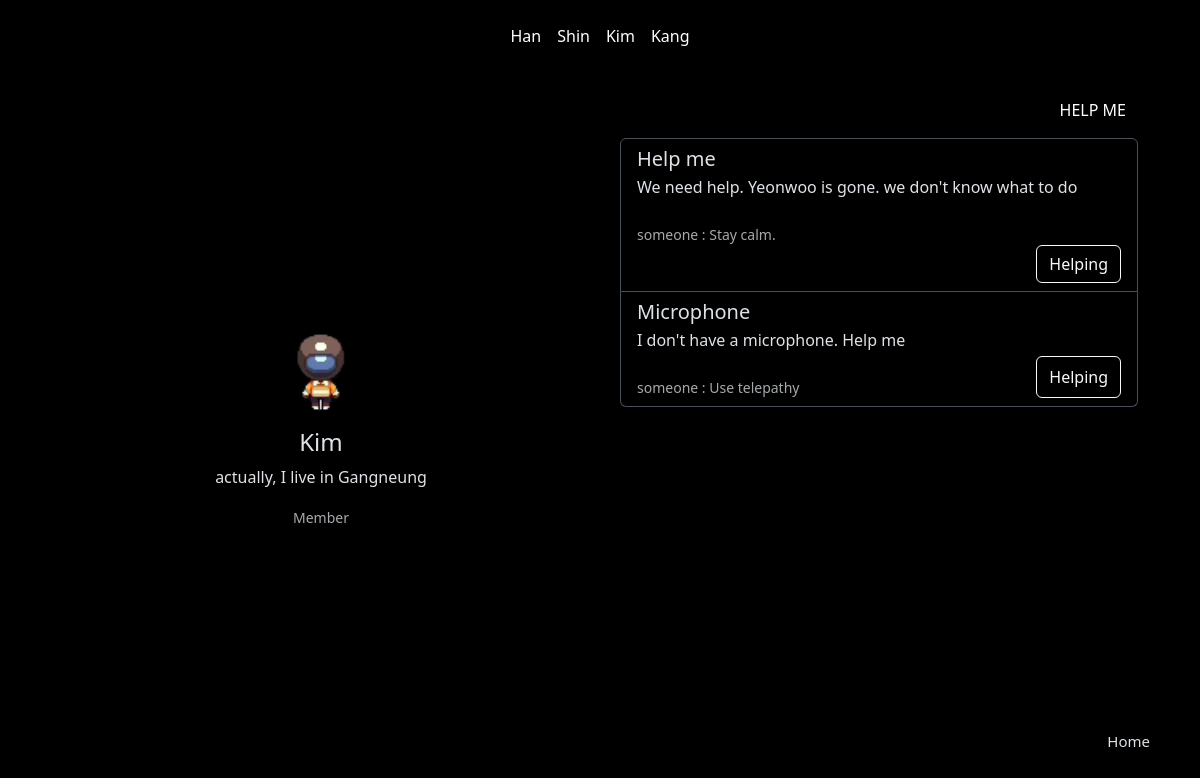
/member2, run on an earlier commit of the app's database.
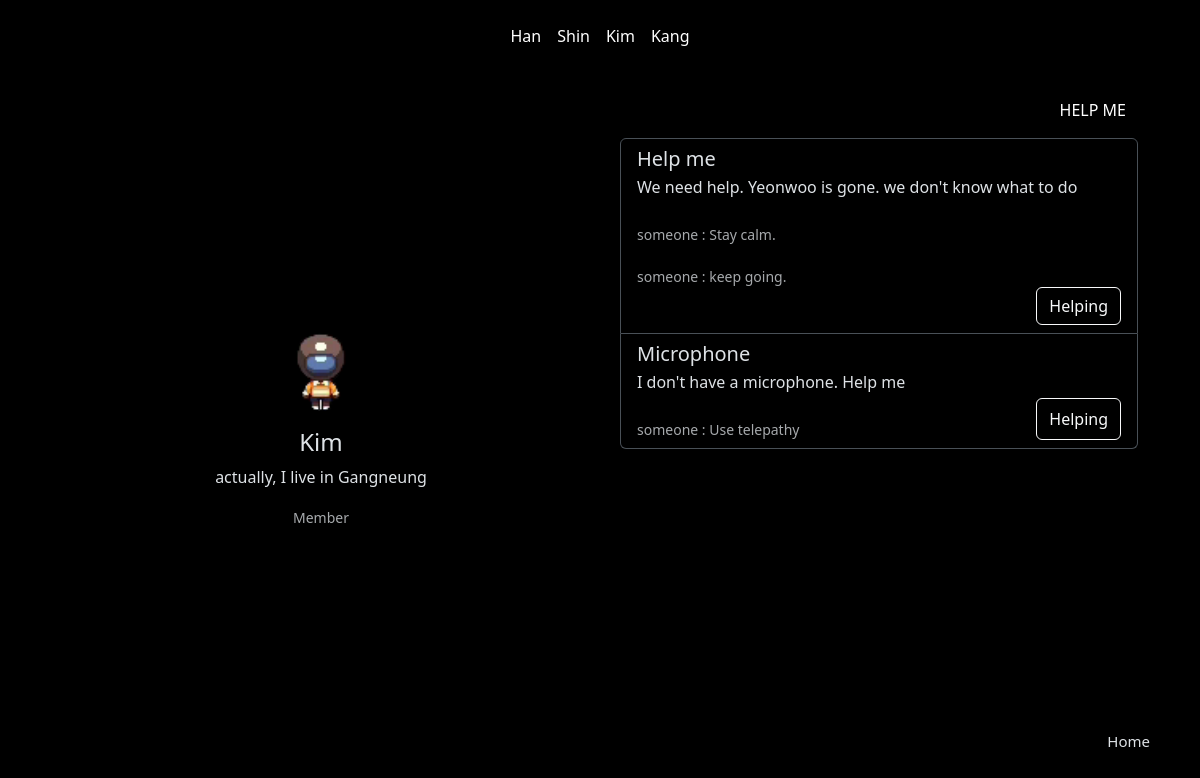
And on a later commit of the database.
### app.py (models this page shows, shortened)
class Help(db.Model):
    listnum = db.Column(db.Integer, primary_key=True)
    title = db.Column(db.String, nullable=False)
    content = db.Column(db.String, nullable=False)
    username = db.Column(db.String, nullable=False)
    answer = db.Column(db.String, nullable=False, default="")

class Answer(db.Model):
    listnum = db.Column(db.Integer, primary_key=True)
    answer = db.Column(db.String, nullable=False)
    hiiam = db.Column(db.String, nullable=False, default="someone") #누군지 안 적고 도움 주면 "someone"이 디폴트값
    username = db.Column(db.String, nullable=False)
    whatlist = db.Column(db.String, nullable=False, default="")

### app.py (the view)
@app.route("/member2")
def member2():
    name = "Kim"
    profile = "actually, I live in Gangneung"
    tag = "Member"
    help_list = Help.query.filter_by(username="member2").all()
    answer_list = Answer.query.filter_by(username="member2").all()
    context = {
        "name": name,
        "profile": profile,
        "tag": tag
    }
    return render_template("member2.html", data=context, dowajo=help_list, doum=answer_list)

### templates/member2.html (shortened to what this page needs)
<!DOCTYPE html>
<html lang="en">
  <head>
    <link
      href="https://cdn.jsdelivr.net/npm/bootstrap@5.3.2/dist/css/bootstrap.min.css"
      rel="stylesheet"
    />
  </head>
  <body data-bs-theme="dark">
    <nav
      class="navbar border-body d-flex justify-content-center"
      data-bs-theme="dark"
    >
      <nav class="navbar navbar-expand-lg">
        <div class="container-fluid">
          <div class="collapse navbar-collapse" id="navbarNav">
            <ul class="navbar-nav">
              <li class="nav-item">
                <a class="nav-link text-white" href="{{ url_for('leader') }}"
                  >Han</a
                >
              </li>
              <li class="nav-item">
                <a class="nav-link text-white" href="{{ url_for('member1') }}"
                  >Shin</a
                >
              </li>
              <li class="nav-item">
                <a class="nav-link text-white" href="{{ url_for('member2') }}"
                  >Kim</a
                >
              </li>
              <li class="nav-item">
                <a class="nav-link text-white" href="{{ url_for('member3') }}"
                  >Kang</a
                >
              </li>
            </ul>
          </div>
        </div>
      </nav>
    </nav>
    <div class="container">
      <div class="profile">
        <div class="card mb-3 custom-card border-0">
          <br /><br /><br /><br /><br /><br /><br /><br /><br /><br />
          <img
            src="{{ url_for('static', filename='김용현.png')}}"
            class="card-img-top"
            alt="..."
            style="width: 50px; height: auto; margin: auto"
          />
          <div class="card-body">
            <h4 class="card-title text-center">{{data.name}}</h4>
            <p class="card-text text-center">{{data.profile}}</p>
            <p class="card-text text-center">
              <small class="text-body-secondary">{{data.tag}}</small>
            </p>
          </div>
        </div>
      </div>
      <div class="board">
        <div class="button-container">
          <button
            type="button"
            class="btn btn-dark"
            style="background-color: #000000; border: none"
            data-bs-toggle="modal"
            data-bs-target="#exampleModal"
            data-bs-whatever="@mdo"
          >
            HELP ME
          </button>
        </div>
        <div class="list-group">
          {% for dowajo in dowajo %}
          <a
            href="#"
            class="list-group-item list-group-item-action"
            style="background-color: transparent"
          >
            <div class="d-flex w-100 justify-content-between">
              <h5 class="mb-1">{{dowajo.title}}</h5>
            </div>
            <p class="mb-1">{{dowajo.content}}</p>
            <div class="d-flex flex-column w-100 justify-content-between">
              {% for doum in doum %}
                <small class="text-body-secondary">
                  <br />{{doum.hiiam}} : {{doum.answer}}
                </small>
              {% endfor %}
              <button
                type="button"
                class="btn btn-outline-light align-self-end"
                data-bs-toggle="modal"
                data-bs-target="#exampleModal2"
              >
                Helping
              </button>
            </div>
          </a>
          {% endfor %}
          <a
            href="#"
            class="list-group-item list-group-item-action"
            style="background-color: transparent"
          >
            <div class="d-flex w-100 justify-content-between">
              <h5 class="mb-1">Microphone</h5>
            </div>
            <p class="mb-1">I don't have a microphone. Help me</p>
            <div class="d-flex w-100 justify-content-between">
              <small class="text-body-secondary"
                ><br />someone : Use telepathy</small
              >
              <button
                type="button"
                class="btn btn-outline-light"
                data-bs-toggle="modal"
                data-bs-target="#exampleModal2"
              >
                Helping
              </button>
            </div>
          </a>
        </div>
      </div>
    </div>
    <footer>
      <div
        class="footer-container d-flex flex-column flex-sm-row justify-content-end py-4 my-4"
      >
        <a
          href="{{ url_for('home') }}"
          style="text-decoration: none; color: inherit; margin-right: 50px"
          >Home</a
        >
      </div>
    </footer>
  </body>
</html>

### templates/member2.html (style rules this page uses)
.container { display: flex; }
.profile { flex: 1; padding: 20px; }
.profile img { max-width: 100%; display: block; margin-bottom: 20px; }
.custom-card { background-color: #000000; }
.board { flex: 1; padding: 20px; background-color: #000000; }
.list-group-item { background-color: #000000; }
.button-container { display: flex; justify-content: flex-end; margin-bottom: 10px; }
body { background-color: #000000; }
footer a { margin-top: 160px; cursor: pointer; font-size: 15px; }
.footer-container { margin-top: 50px; position: fixed; bottom: 0; width: 100%; padding: 20px 0; text-align: center; }

What changed in the data, as far as the page shows it:
added Answer: hiiam "someone", answer "keep going."
